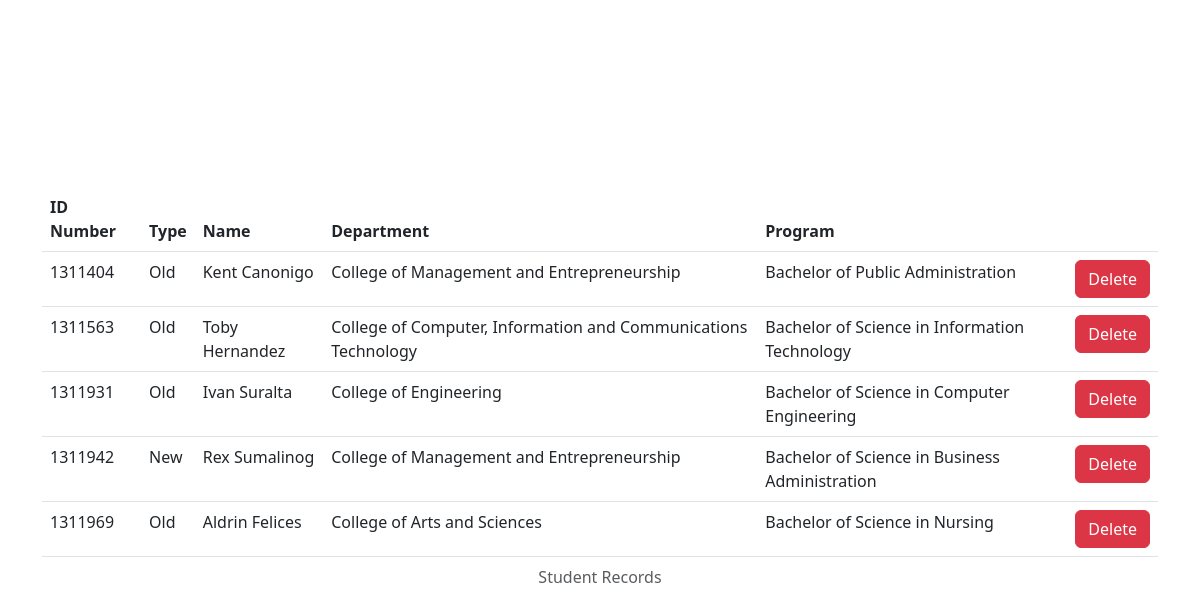
/table, run on an earlier commit of the app's database.
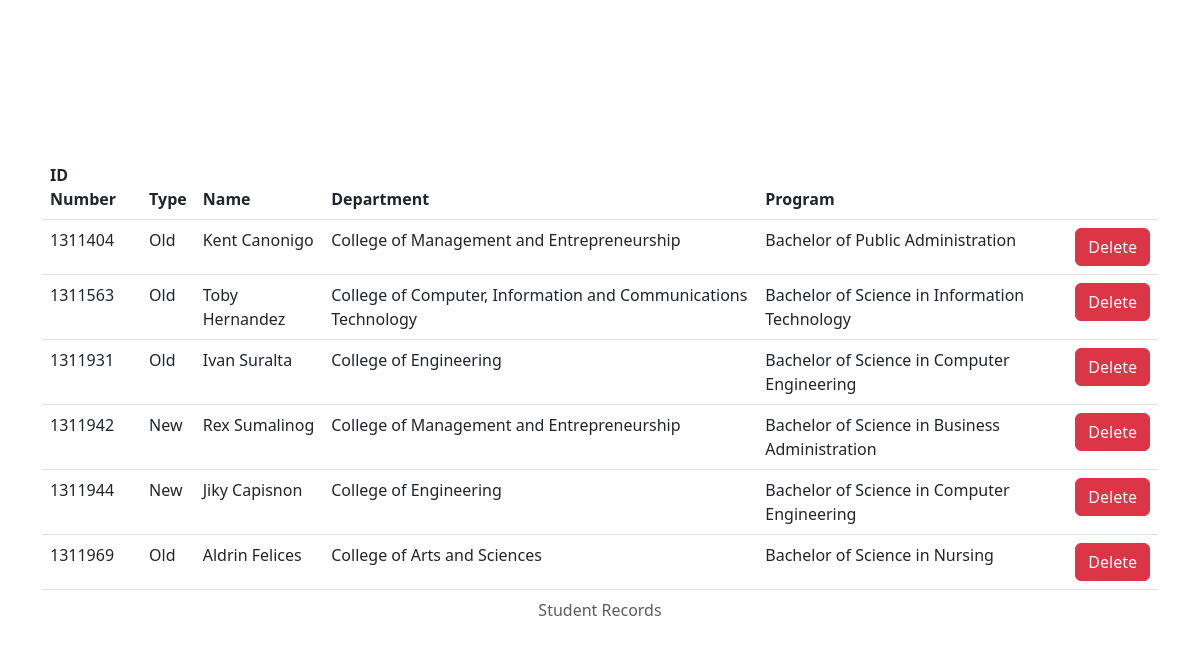
And on a later commit of the database.
### tables this page shows
CREATE TABLE records (
id_number INTEGER PRIMARY KEY,
first_name TEXT NOT NULL,
last_name TEXT NOT NULL,
birthday TEXT NOT NULL,
gender TEXT NOT NULL,
student_type TEXT NOT NULL,
address TEXT NOT NULL,
department TEXT NOT NULL,
program TEXT NOT NULL
);

### app.py (the view)
@app.route("/table", methods=["GET", "POST"])
def table():
    if request.method == "GET":
        records = db.execute("SELECT * FROM records")
        return render_template("table.html", records=records)

### app.py (called while the page is built)
@app.after_request
def after_request(response):
    response.headers["Cache-Control"] = "no-cache, no-store, must-revalidate"
    response.headers["Expires"] = 0
    response.headers["Pragma"] = "no-cache"
    return response

### templates/table.html (shortened to what this page needs)
{% extends "layout.html" %}
{% block main %}
<div class="container min-vh-100 d-flex justify-content-center align-items-center">
    <table class="table table-hover">
        <caption class="text-center">Student Records</caption>
        <thead>
            <th>ID Number</th>
            <th>Type</th>
            <th>Name</th>
            <th>Department</th>
            <th>Program</th>
            <th></th>
        </thead>
        <tbody>
            {% for record in records %}
            <tr>
                <td>{{record.id_number}}</td>
                <td>{{record.student_type}}</td>
                <td>{{record.first_name}} {{record.last_name}}</td>
                <td>{{record.department}}</td>
                <td>{{record.program}}</td>
                <td>
                    <form action="/deregister" method="post">
                        <button class="btn btn-danger" type="submit">Delete</button>
                    </form>
                </td>
            </tr>
            {% endfor %}
        </tbody>
    </table>
</div>
{% endblock %}

### templates/layout.html (shortened to what this page needs)
<!DOCTYPE html>
<html lang="en">
<head>
    <link href="https://cdn.jsdelivr.net/npm/bootstrap@5.3.0-alpha2/dist/css/bootstrap.min.css" rel="stylesheet"
>
</head>
<body>
    {% block main %} {%endblock%}
</body>
</html>

What changed in the data, as far as the page shows it:
added records: id_number "1311944", student_type "New", first_name "Jiky", last_name "Capisnon", department "College of Engineering", program "Bachelor of Science in Computer Engineering"
